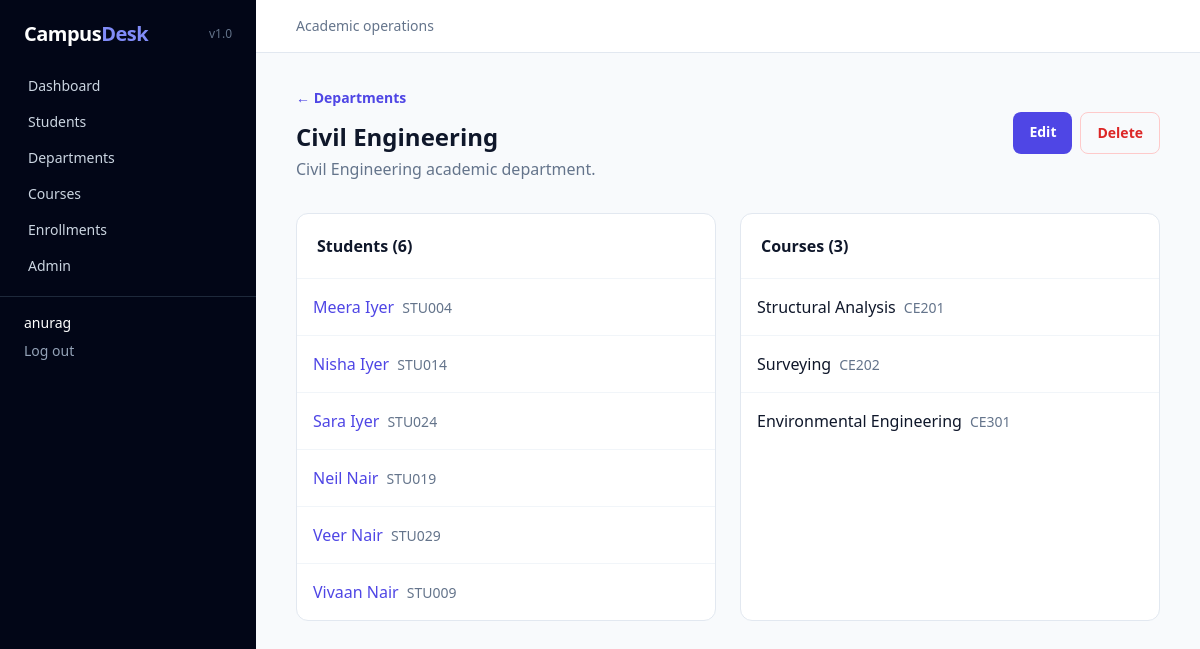
The app's page /departments/4/ (signed in) with its own data.
### students/models.py (models this page shows, shortened)
class Department(models.Model):
	name = models.CharField(max_length=120, unique=True)
	description = models.TextField(blank=True)
	created_at = models.DateTimeField(auto_now_add=True)
	class Meta:
		ordering = ['name']

class Student(models.Model):
	GENDER_CHOICES = [('M', 'Male'), ('F', 'Female'), ('O', 'Other')]
	student_id = models.CharField(max_length=30, unique=True)
	first_name = models.CharField(max_length=80)
	last_name = models.CharField(max_length=80)
	email = models.EmailField(unique=True)
	phone = models.CharField(max_length=30, blank=True)
	date_of_birth = models.DateField(null=True, blank=True)
	gender = models.CharField(max_length=1, choices=GENDER_CHOICES, blank=True)
	address = models.TextField(blank=True)
	department = models.ForeignKey(Department, on_delete=models.PROTECT, related_name='students')
	enrollment_date = models.DateField()
	profile_image = models.ImageField(upload_to='students/', blank=True)
	created_at = models.DateTimeField(auto_now_add=True)
	updated_at = models.DateTimeField(auto_now=True)
	class Meta:
		ordering = ['last_name', 'first_name']
	@property
	def full_name(self):
		return f'{self.first_name} {self.last_name}'

class Course(models.Model):
	name = models.CharField(max_length=150)
	code = models.CharField(max_length=30, unique=True)
	description = models.TextField(blank=True)
	credits = models.PositiveSmallIntegerField(default=3)
	department = models.ForeignKey(Department, on_delete=models.PROTECT, related_name='courses')
	created_at = models.DateTimeField(auto_now_add=True)
	class Meta:
		ordering = ['code']

### students/views.py (the view)
# urls.py: path('departments/<int:pk>/', views.department_detail, name='department_detail'),
@login_required
def department_detail(request, pk):
	return render(request, 'students/department_detail.html', {'department': get_object_or_404(Department.objects.prefetch_related('students', 'courses'), pk=pk)})

### templates/students/department_detail.html
{% extends 'base.html' %}{% block title %}{{ department.name }} | Campus Desk{% endblock %}{% block content %}<div class="flex flex-col justify-between gap-4 sm:flex-row sm:items-center"><div><a href="{% url 'department_list' %}" class="text-sm font-semibold text-indigo-600">← Departments</a><h1 class="mt-3 text-2xl font-bold">{{ department.name }}</h1><p class="mt-1 text-slate-500">{{ department.description|default:'No description provided.' }}</p></div><div class="flex gap-2"><a href="{% url 'department_update' department.pk %}" class="rounded-lg bg-indigo-600 px-4 py-2.5 text-sm font-semibold text-white">Edit</a><a href="{% url 'department_delete' department.pk %}" class="rounded-lg border border-red-200 px-4 py-2.5 text-sm font-semibold text-red-600">Delete</a></div></div><div class="mt-8 grid gap-6 lg:grid-cols-2"><section class="rounded-xl border border-slate-200 bg-white"><h2 class="border-b border-slate-100 p-5 font-semibold">Students ({{ department.students.count }})</h2><div class="divide-y divide-slate-100">{% for student in department.students.all %}<a class="block p-4 hover:bg-slate-50" href="{% url 'student_detail' student.pk %}"><span class="font-medium text-indigo-600">{{ student.full_name }}</span><span class="ml-2 text-sm text-slate-500">{{ student.student_id }}</span></a>{% empty %}<p class="p-5 text-sm text-slate-500">No students in this department.</p>{% endfor %}</div></section><section class="rounded-xl border border-slate-200 bg-white"><h2 class="border-b border-slate-100 p-5 font-semibold">Courses ({{ department.courses.count }})</h2><div class="divide-y divide-slate-100">{% for course in department.courses.all %}<div class="p-4"><span class="font-medium">{{ course.name }}</span><span class="ml-2 text-sm text-slate-500">{{ course.code }}</span></div>{% empty %}<p class="p-5 text-sm text-slate-500">No courses in this department.</p>{% endfor %}</div></section></div>{% endblock %}

### templates/base.html (shortened to what this page needs)
{% load static %}
<!doctype html>
<html lang="en">
<head>
  <script src="https://cdn.tailwindcss.com"></script>
</head>
<body class="min-h-screen bg-slate-50 text-slate-900">
  {% if user.is_authenticated %}
  <div class="min-h-screen lg:flex">
    <aside class="bg-slate-950 text-slate-300 lg:min-h-screen lg:w-64">
      <div class="flex items-center justify-between px-6 py-5"><a href="{% url 'dashboard' %}" class="text-xl font-bold tracking-tight text-white">Campus<span class="text-indigo-400">Desk</span></a><span class="text-xs text-slate-500">v1.0</span></div>
      <nav class="flex gap-1 overflow-x-auto px-3 pb-3 lg:block lg:px-4" aria-label="Main navigation">
        <a href="{% url 'dashboard' %}" class="block whitespace-nowrap rounded-lg px-3 py-2 text-sm hover:bg-slate-800 hover:text-white">Dashboard</a>
        <a href="{% url 'student_list' %}" class="block whitespace-nowrap rounded-lg px-3 py-2 text-sm hover:bg-slate-800 hover:text-white">Students</a>
        <a href="{% url 'department_list' %}" class="block whitespace-nowrap rounded-lg px-3 py-2 text-sm hover:bg-slate-800 hover:text-white">Departments</a>
        <a href="{% url 'course_list' %}" class="block whitespace-nowrap rounded-lg px-3 py-2 text-sm hover:bg-slate-800 hover:text-white">Courses</a>
        <a href="{% url 'enrollment_list' %}" class="block whitespace-nowrap rounded-lg px-3 py-2 text-sm hover:bg-slate-800 hover:text-white">Enrollments</a>
        <a href="/admin/" class="block whitespace-nowrap rounded-lg px-3 py-2 text-sm hover:bg-slate-800 hover:text-white">Admin</a>
      </nav>
      <div class="border-t border-slate-800 px-6 py-4 text-sm"><div class="truncate text-white">{{ user.get_username }}</div><form method="post" action="{% url 'logout' %}" class="mt-2">{% csrf_token %}<button class="text-slate-400 hover:text-white">Log out</button></form></div>
    </aside>
    <main class="flex-1"><header class="border-b border-slate-200 bg-white px-5 py-4 lg:px-10"><div class="mx-auto max-w-7xl"><p class="text-sm text-slate-500">Academic operations</p></div></header><div class="mx-auto max-w-7xl px-5 py-8 lg:px-10">
      {% block content %}{% endblock %}
    </div></main>
  </div>
  {% else %}{% block auth_content %}{% endblock %}{% endif %}
</body>
</html>

### records on screen
Department: name "Civil Engineering", description "Civil Engineering academic department.", students.count "6", courses.count "3"
Student: full_name "Meera Iyer", student_id "STU004"
Student: full_name "Nisha Iyer", student_id "STU014"
Student: full_name "Sara Iyer", student_id "STU024"
Student: full_name "Neil Nair", student_id "STU019"
Student: full_name "Veer Nair", student_id "STU029"
Student: full_name "Vivaan Nair", student_id "STU009"
Course: name "Structural Analysis", code "CE201"
Course: name "Surveying", code "CE202"
Course: name "Environmental Engineering", code "CE301"

### other values on screen
{{ user.get_username }} "anurag"
